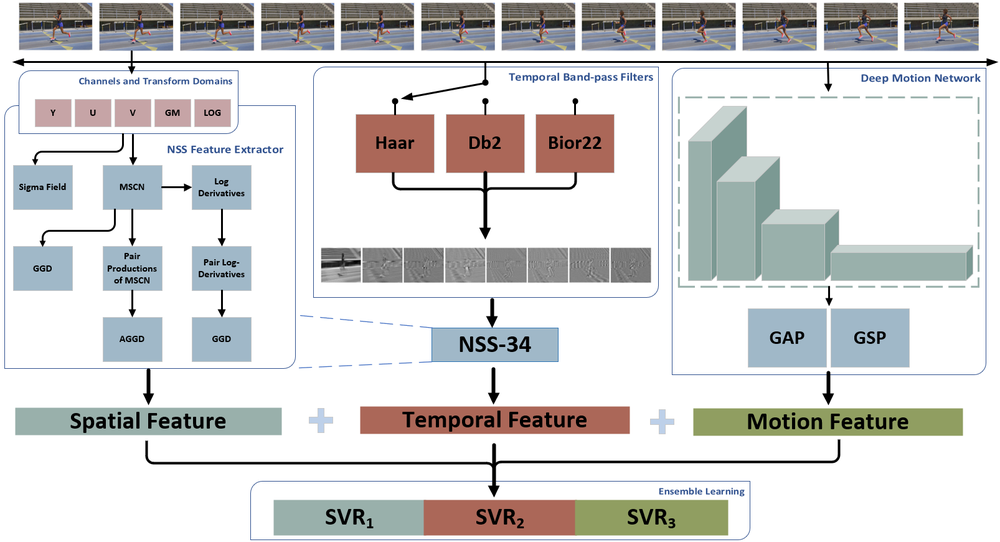
%> input picture fig/revised_framework.png, 1000 x 542 px, shrunk from 1606 x 870 before the run
$ octave --eval "result = rapique_basic_extractor(imread('../fig/revised_framework.png'));"   (GNU Octave 9; MATLAB toolbox functions it lacks are replaced by stand-ins)
%> lines starting %> are read from the running program, lines starting %| are printed output that depends on the picture
function ftrs = rapique_basic_extractor(img)
ftrs = [];
% MSCN
filtlength = 7;
window = fspecial('gaussian', filtlength, filtlength/6);
window = window/sum(sum(window));
mu = imfilter(img, window, 'replicate');
mu_sq = mu.*mu;
p=abs(imfilter(img.*img, window, 'replicate') - mu_sq);
sigma = sqrt(abs(imfilter(img.*img, window, 'replicate') - mu_sq));
struct = (img-mu)./(sigma+1);%mscn
%struct = (img-mu); %ms
%% 2 GGD model parameters
[gamparam, sigparam] = est_GGD_param(struct(:));
ftrs = [ftrs gamparam sigparam]; ...
%     skewness(struct(:)) kurtosis(struct(:))];

%% 2 model parameters
sigmaParam  = nakafit(sigma(:) + eps);
% [lambda, k] = est_WBL_param(sigma(:) + eps);
% sigmaParam  = gamfit(sigma(:)+eps);
% ftrs = [ftrs lambda k sigmaParam(1) sigmaParam(2)];

ftrs = [ftrs sigmaParam(1) sigmaParam(2)];
%ftrs = [ftrs sigmaParam(2)];
%     skewness(sigma(:)) kurtosis(sigma(:))];

%% pair-production - AGGD - 4x4 = 16 features
shifts = [0 1; 1 0 ; 1 1; -1 1];
for itr_shift = 1:4
    shifted_structdis = circshift(struct, shifts(itr_shift,:));
    pair = struct(:) .* shifted_structdis(:);
    [alpha, leftstd, rightstd] = est_AGGD_param(pair);
    const = (sqrt(gamma(1/alpha)) / sqrt(gamma(3/alpha)));
    meanparam = (rightstd - leftstd) * (gamma(2/alpha)/gamma(1/alpha)) * const;
    ftrs = [ftrs alpha meanparam leftstd rightstd];
end

% log
struct = log(abs(struct) + 0.1);
%% log-derivatives - 7x2 = 14 features
% 4 directions
shifts = [0 1; 1 0 ; 1 1; -1 1];
for itr_shift = 1:4
    structdis_shift_tmp = circshift(struct, shifts(itr_shift, :));
    structdis_diff = struct - structdis_shift_tmp;
    [gamparam, sigma] = est_GGD_param(structdis_diff(:));
    ftrs = [ftrs gamparam sigma];
    structdis_shift(itr_shift) = {[structdis_shift_tmp]};
end
% 5th direction
structdis_diff = struct + structdis_shift{1,3} - structdis_shift{1,1} - structdis_shift{1,2};
[gamparam, sigma ] = est_GGD_param(structdis_diff(:));
ftrs = [ftrs gamparam sigma];
% 6th 7th direction
win_tmp_1 = [0 1 0; -1 0 -1; 0 1 0;];
win_tmp_2 = [1 0 -1; 0 0 0; -1 0 1;];
structdis_diff_1 = imfilter(struct, win_tmp_1, 'replicate');
structdis_diff_2 = imfilter(struct, win_tmp_2, 'replicate');
[gamparam, sigma] = est_GGD_param(structdis_diff_1(:));
ftrs = [ftrs gamparam sigma  ];
[gamparam, sigma] = est_GGD_param(structdis_diff_2(:));
ftrs = [ftrs gamparam sigma  ];
end


%% ================================================================
%
% estimateggdparam() computes generalized Gaussian distribution parameters
% from provided samples
%
%   This code makes use of the 'BRISQUE Software Release' implementation by Anish Mittal.
%   (http://live.ece.utexas.edu/research/quality/BRISQUE_release.zip)
%
%============================================================================
function [beta_par, alpha_par] = est_GGD_param(vec)
% moment matching to estimate \beta
gam                              = 0.1:0.001:6;
r_gam                            = (gamma(1./gam).*gamma(3./gam))./((gamma(2./gam)).^2);
sigma_sq                         = mean((vec).^2);
alpha_par                            = sqrt(sigma_sq);
E                                = mean(abs(vec));
rho                              = sigma_sq/E^2;
[~, array_position] = min(abs(rho - r_gam));
beta_par                         = gam(array_position);
% close form equation of entropy
% entr_par = (1/beta_par) - log(beta_par/(2*alpha_par*gamma(1/beta_par)));
% close form equation of kurtosis
% kurt_par = gamma(5/beta_par)*gamma(1/beta_par)/(gamma(3/beta_par)^2);
end

%% ================================================================
%
% estimateaggdparam() computes the assymetric generalized Gaussian distribution
% parameters from provided samples
%
%   This code makes use of the 'BRISQUE Software Release' implementation by Anish Mittal.
%   (http://live.ece.utexas.edu/research/quality/BRISQUE_release.zip)
%
%============================================================================
function [alpha, leftstd, rightstd] = est_AGGD_param(vec)
    gam   = 0.1:0.001:6;
    r_gam = ((gamma(2./gam)).^2)./(gamma(1./gam).*gamma(3./gam));

    leftstd            = sqrt(mean((vec(vec<0)).^2));
    rightstd           = sqrt(mean((vec(vec>0)).^2));
    gammahat           = leftstd/rightstd;
    rhat               = (mean(abs(vec)))^2/mean((vec).^2);
    rhatnorm           = (rhat*(gammahat^3 +1)*(gammahat+1))/((gammahat^2 +1)^2);
    [~, array_position] = min((r_gam - rhatnorm).^2);
    alpha              = gam(array_position);
end


function param = nakafit(data)
param(1) = mean(data(:));
param(2) = (mean(data(:))./std(data(:))).^2;
end
%> in rapique_basic_extractor, `mu = imfilter(img, window, 'replicate');`:
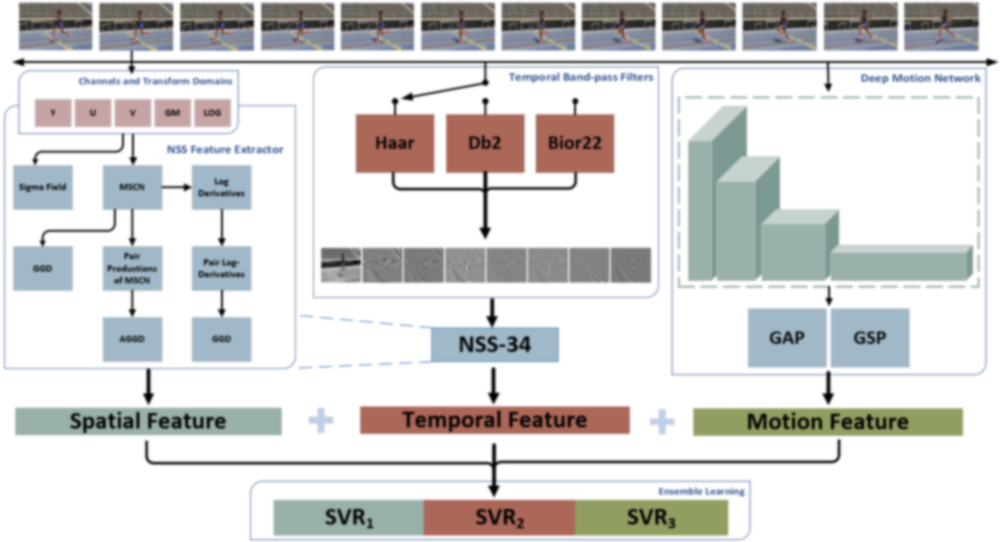
%> mu: size 542x1000x3 uint8; mean R, G, B 213.9, 214, 213.6; mean of the top-left, top-right, bottom-left and bottom-right quarters 203.7, 206, 224.5, 221.1
%> in rapique_basic_extractor, `mu_sq = mu.*mu;`:
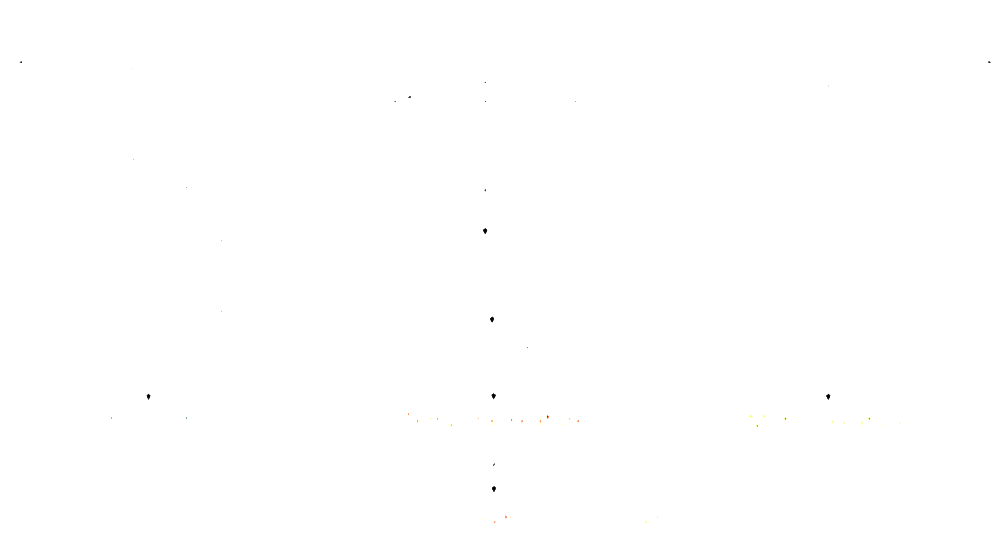
%> mu_sq: size 542x1000x3 uint8; mean R, G, B 254.9, 254.9, 254.9
%> in rapique_basic_extractor, `struct = (img-mu)./(sigma+1);`:
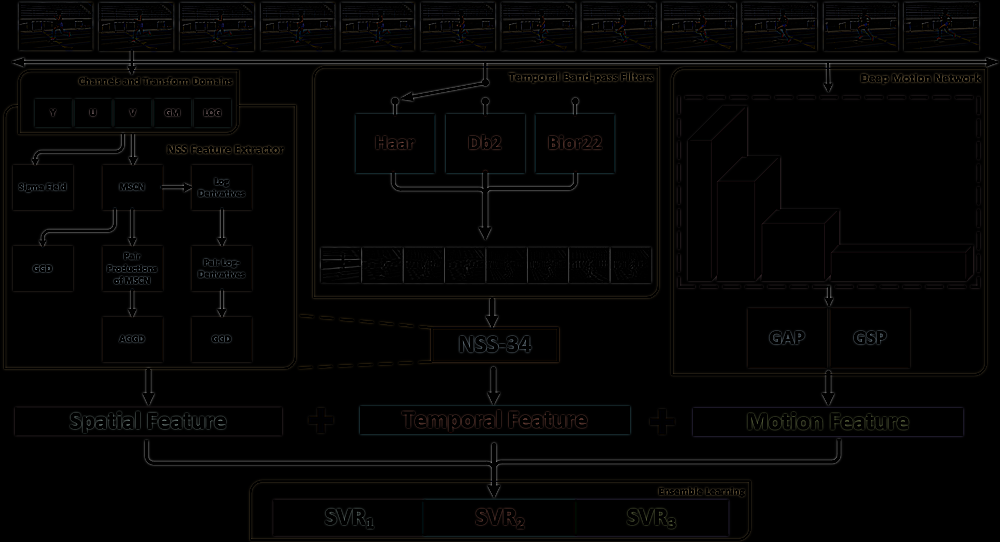
%> struct: size 542x1000x3 uint8; mean R, G, B 3.8, 3.6, 3.3
%> in est_GGD_param, `sigma_sq                         = mean((vec).^2);`: sigma_sq = 28.94
%> in est_GGD_param, `alpha_par                            = sqrt(sigma_sq);`: alpha_par = 5.38
%> in est_GGD_param, `E                                = mean(abs(vec));`: E = 3.55
%> in est_GGD_param, `rho                              = sigma_sq/E^2;`: rho = 2.3
%> in est_GGD_param, `[~, array_position] = min(abs(rho - r_gam));`: array_position = 686
%> in est_GGD_param, `beta_par                         = gam(array_position);`: beta_par = 0.785
%> in rapique_basic_extractor, `[gamparam, sigparam] = est_GGD_param(struct(:));`: sigparam = 5.38
%> in rapique_basic_extractor, `ftrs = [ftrs gamparam sigparam];`: ftrs = [0.785 5.38]
%> in rapique_basic_extractor, `sigmaParam  = nakafit(sigma(:) + eps);`: sigmaParam = [6.34e-05 4.27e-05]
%> in rapique_basic_extractor, `ftrs = [ftrs sigmaParam(1) sigmaParam(2)];`: ftrs = [0.785 5.38 6.34e-05 4.27e-05]
%> the loop in rapique_basic_extractor, `for itr_shift = 1:4` made 4 passes
%> ftrs on pass 1: [0.785 5.38 6.34e-05 4.27e-05 0.1 NaN NaN 13.72]
%> in rapique_basic_extractor, `struct = log(abs(struct) + 0.1);`: struct: size 542x1000x3 double; 75.42% of the values are NaN or infinite; the others: min 0, max 5.09, mean 2
%> after the loop in rapique_basic_extractor, `for itr_shift = 1:4`: structdis_shift = 4 items
%> in rapique_basic_extractor, `structdis_diff = struct + structdis_shift{1,3} - structdis_shift{1,1} ..`: structdis_diff: size 542x1000x3 double; 85.12% of the values are NaN or infinite; the others: min -6.32, max 6.53, mean -0.00981
%> in rapique_basic_extractor, `structdis_diff_1 = imfilter(struct, win_tmp_1, 'replicate');`: structdis_diff_1: size 542x1000x3 double; 91.05% of the values are NaN or infinite; the others: min -6.96, max 6.55, mean -0.254
%> in rapique_basic_extractor, `structdis_diff_2 = imfilter(struct, win_tmp_2, 'replicate');`: structdis_diff_2: size 542x1000x3 double; 90.94% of the values are NaN or infinite; the others: min -6.59, max 6.39, mean -0.00193
